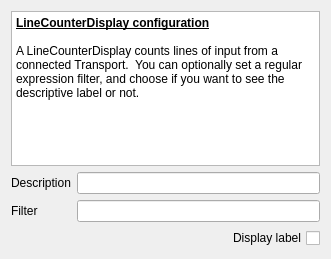
<?xml version="1.0" encoding="UTF-8"?>
<ui version="4.0">
 <class>LineCounterDisplayConfigWidget</class>
 <widget class="QWidget" name="LineCounterDisplayConfigWidget">
  <property name="geometry">
   <rect>
    <x>0</x>
    <y>0</y>
    <width>331</width>
    <height>259</height>
   </rect>
  </property>
  <property name="windowTitle">
   <string>Form</string>
  </property>
  <layout class="QVBoxLayout" name="verticalLayout">
   <item>
    <widget class="QTextBrowser" name="textBrowser">
     <property name="html">
      <string>&lt;!DOCTYPE HTML PUBLIC &quot;-//W3C//DTD HTML 4.0//EN&quot; &quot;http://www.w3.org/TR/REC-html40/strict.dtd&quot;&gt;
&lt;html&gt;&lt;head&gt;&lt;meta name=&quot;qrichtext&quot; content=&quot;1&quot; /&gt;&lt;style type=&quot;text/css&quot;&gt;
p, li { white-space: pre-wrap; }
&lt;/style&gt;&lt;/head&gt;&lt;body style=&quot; font-family:'Ubuntu'; font-size:9pt; font-weight:400; font-style:normal;&quot;&gt;
&lt;p style=&quot; margin-top:0px; margin-bottom:0px; margin-left:0px; margin-right:0px; -qt-block-indent:0; text-indent:0px;&quot;&gt;&lt;span style=&quot; font-weight:600; text-decoration: underline;&quot;&gt;LineCounterDisplay configuration&lt;/span&gt;&lt;/p&gt;
&lt;p style=&quot;-qt-paragraph-type:empty; margin-top:0px; margin-bottom:0px; margin-left:0px; margin-right:0px; -qt-block-indent:0; text-indent:0px;&quot;&gt;&lt;/p&gt;
&lt;p style=&quot; margin-top:0px; margin-bottom:0px; margin-left:0px; margin-right:0px; -qt-block-indent:0; text-indent:0px;&quot;&gt;A LineCounterDisplay counts lines of input from a connected Transport.  You can optionally set a regular expression filter, and choose if you want to see the descriptive label or not.&lt;/p&gt;&lt;/body&gt;&lt;/html&gt;</string>
     </property>
    </widget>
   </item>
   <item>
    <layout class="QGridLayout" name="gridLayout">
     <item row="0" column="0">
      <widget class="QLabel" name="label">
       <property name="text">
        <string>Description</string>
       </property>
      </widget>
     </item>
     <item row="0" column="1">
      <widget class="QLineEdit" name="descriptionEdit"/>
     </item>
     <item row="1" column="0">
      <widget class="QLabel" name="label_2">
       <property name="text">
        <string>Filter</string>
       </property>
      </widget>
     </item>
     <item row="1" column="1">
      <widget class="QLineEdit" name="filterEdit"/>
     </item>
     <item row="2" column="0" colspan="2">
      <widget class="QCheckBox" name="displayLabelCheck">
       <property name="layoutDirection">
        <enum>Qt::RightToLeft</enum>
       </property>
       <property name="text">
        <string>Display label</string>
       </property>
      </widget>
     </item>
    </layout>
   </item>
  </layout>
 </widget>
 <resources/>
 <connections/>
</ui>
